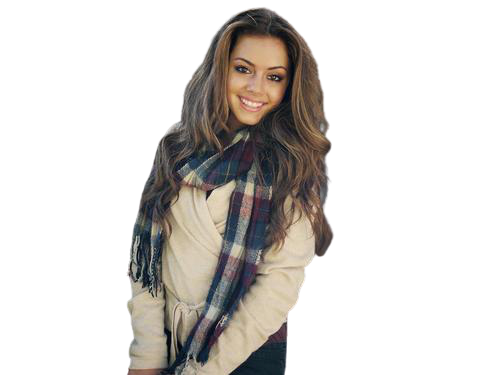
#> input picture resized_beautiful-1274361_1920.png, 500 x 375 px
$ python imageDownload.py
#> lines starting #> are read from the running program, lines starting #| are printed output that depends on the picture; after the words box and inside, x2 and y2 are one past the last pixel; in counts of white or black regions, pixels touching at a corner belong together
from time import sleep
import os
from selenium.webdriver.support import expected_conditions as EC
from selenium import webdriver
from selenium.webdriver.common.by import By
from selenium.webdriver.support.wait import WebDriverWait
from selenium.webdriver.chrome.options import Options
from selenium.webdriver.common.action_chains import ActionChains

import cv2
import numpy as np

import cv2
import numpy as np
from PIL import Image


def IMAGE_CROP():
    im = Image.open("resized_beautiful-1274361_1920.png")
#> im is the input picture: PIL image 500x375 RGBA; mean R, G, B, A 37.2, 33.9, 30.8, 76.2
    bg = Image.new("RGB", im.size, (255, 255, 255))
#> bg: PIL image 500x375 RGB; every value is 255
    bg.paste(im, im)
    bg.save("image.jpg") # os.remove('image.png')
    img = cv2.imread('image.jpg')
    ## (1) Convert to gray, and threshold
    gray = cv2.cvtColor(img, cv2.COLOR_BGR2GRAY)
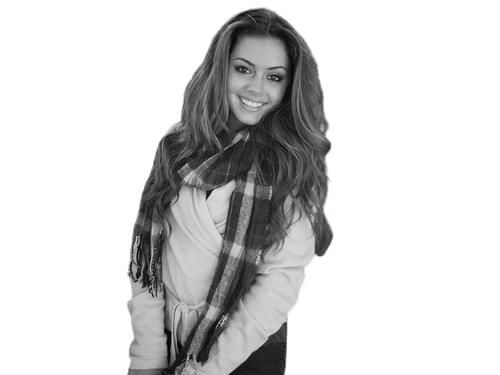
#> gray: shape (375, 500); min 1, max 255, mean 212.5
    th, threshed = cv2.threshold(gray, 240, 255, cv2.THRESH_BINARY_INV)
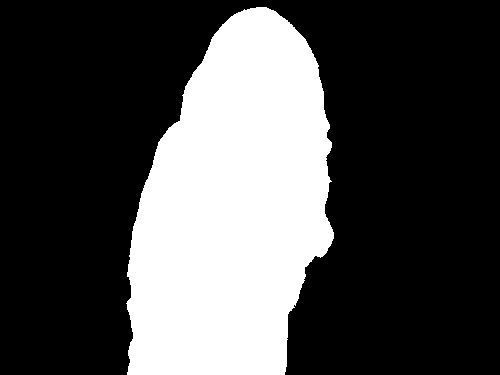
#> threshed: shape (375, 500); 30.3% white; 1 white region, box (x1, y1, x2, y2) and area: (126, 7, 334, 375) 56748
    ## (2) Morph-op to remove noise
    kernel = cv2.getStructuringElement(cv2.MORPH_ELLIPSE, (11, 11))
    morphed = cv2.morphologyEx(threshed, cv2.MORPH_CLOSE, kernel)
#> morphed: shape (375, 500); 30.3% white; 1 white region
    ## (3) Find the max-area contour
    cnts = cv2.findContours(morphed, cv2.RETR_EXTERNAL, cv2.CHAIN_APPROX_SIMPLE)[-2]
#> cnts = 1 contour; box (x1, y1, x2, y2) and area: (126, 7, 334, 375) 56313
    cnt = sorted(cnts, key=cv2.contourArea)[-1]
#> cnt = contour of 336 points, box (x1, y1, x2, y2) (126, 7, 334, 375), area 56313
    ## (4) Crop and save it
    x, y, w, h = cv2.boundingRect(cnt)
#> x = 126; y = 7; w = 208; h = 368
    dst = img[y:y + h, x:x + w]
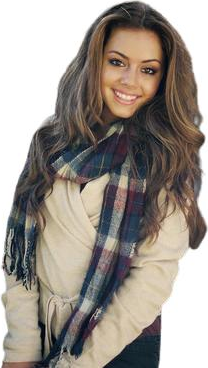
#> dst: shape (368, 208, 3); mean B, G, R 142, 149.5, 157.3
    cv2.imwrite("103.png", dst)

    img = Image.open('103.png')
#> img: PIL image 208x368 RGB
    img = img.convert("RGBA")
#> img: PIL image 208x368 RGBA
    datas = img.getdata()
    newData = []
    for item in datas:
        if item[0] == 255 and item[1] == 255 and item[2] == 255:
            newData.append((255, 255, 255, 0))
        else:
            newData.append(item)
#> after the loop, newData = 76544 items
    img.putdata(newData)
    img.save("image.png", "PNG")
IMAGE_CROP()

def centerImg():
    img = cv2.imread('beautiful-1274361_1920.jpg')
    ## (1) Convert to gray, and threshold
    gray = cv2.cvtColor(img, cv2.COLOR_BGR2GRAY)
    th, threshed = cv2.threshold(gray, 240, 255, cv2.THRESH_BINARY_INV)

    ## (2) Morph-op to remove noise
    kernel = cv2.getStructuringElement(cv2.MORPH_ELLIPSE, (11, 11))
    morphed = cv2.morphologyEx(threshed, cv2.MORPH_CLOSE, kernel)

    ## (3) Find the max-area contour
    cnts = cv2.findContours(morphed, cv2.RETR_EXTERNAL, cv2.CHAIN_APPROX_SIMPLE)[-2]
    cnt = sorted(cnts, key=cv2.contourArea)[-1]

    ## (4) Crop and save it
    x, y, w, h = cv2.boundingRect(cnt)
    dst = img[y:y + h, x:x + w]
    cv2.imwrite("bilL.png", dst)

# centerImg()

#> (the run stopped early here; a loop or call above may not have finished)
